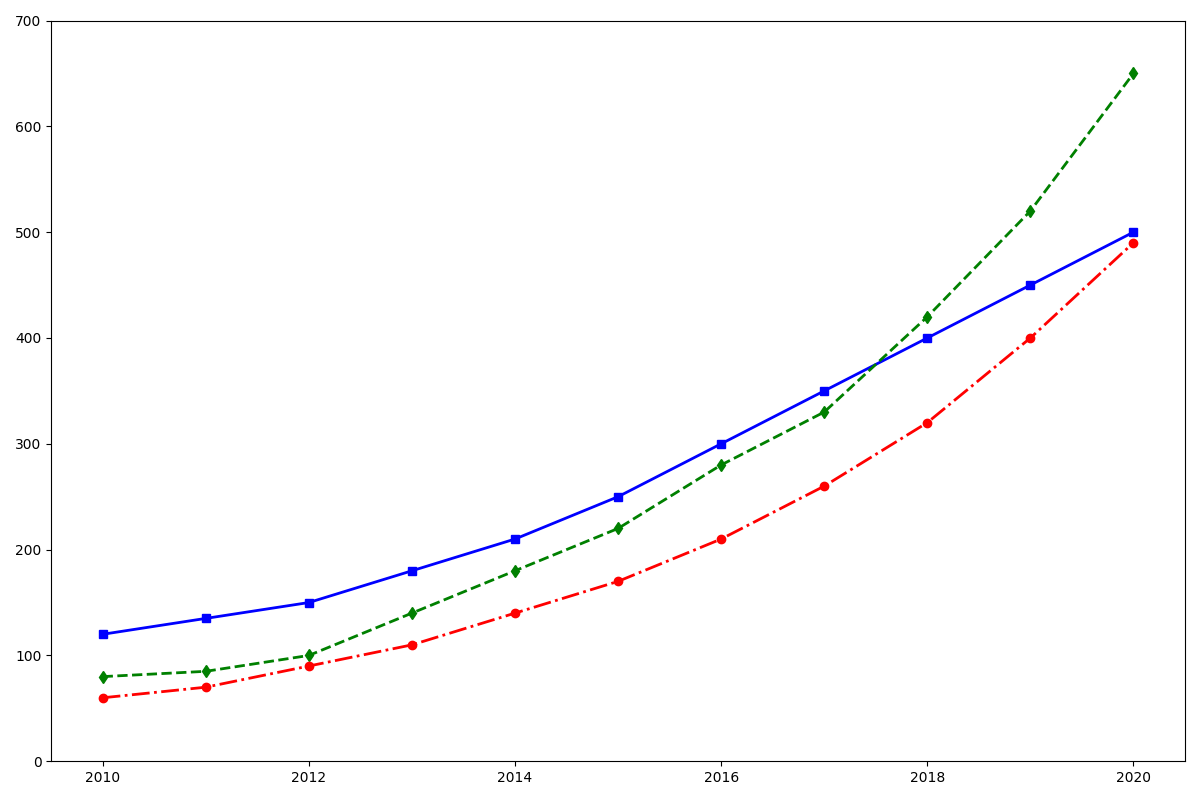

Recreate this plot in Python.
import matplotlib.pyplot as plt
import numpy as np

years = np.arange(2010, 2021)

techcorp_stocks = [120, 135, 150, 180, 210, 250, 300, 350, 400, 450, 500]
innovateinc_stocks = [80, 85, 100, 140, 180, 220, 280, 330, 420, 520, 650]
futuresystems_stocks = [60, 70, 90, 110, 140, 170, 210, 260, 320, 400, 490]

plt.figure(figsize=(12, 8))

plt.plot(years, techcorp_stocks, color='blue', marker='s', linewidth=2, linestyle='-')
plt.plot(years, innovateinc_stocks, color='green', marker='d', linewidth=2, linestyle='--')
plt.plot(years, futuresystems_stocks, color='red', marker='o', linewidth=2, linestyle='-.')

plt.ylim(0, 700)

plt.tight_layout()

plt.show()
